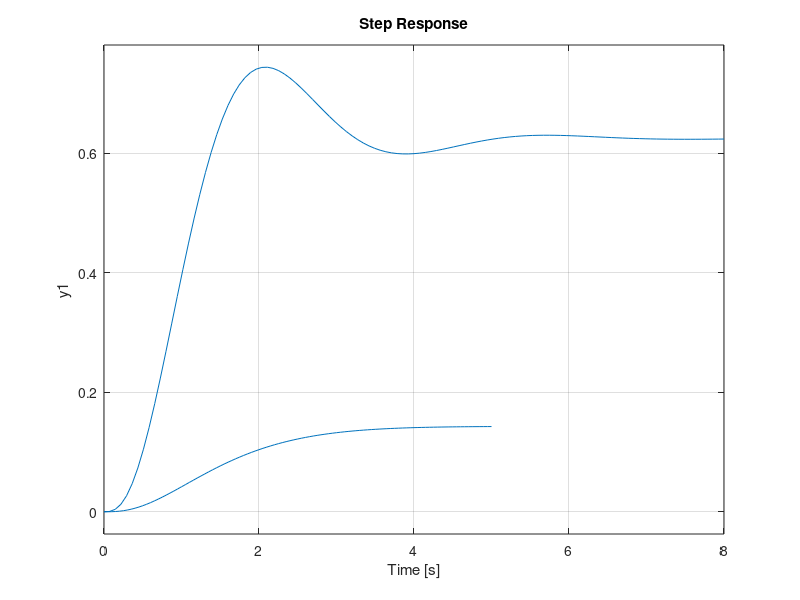
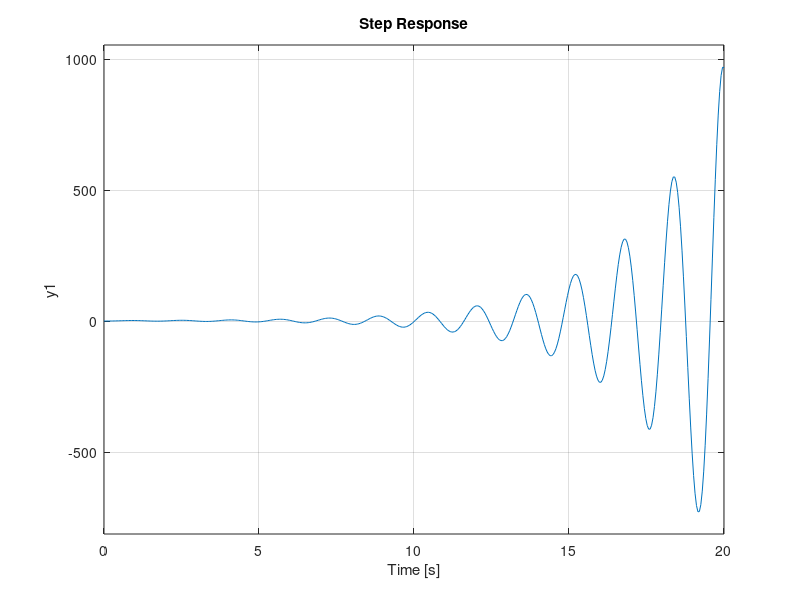

Here is the MATLAB script that generated these plots, in order:

den = poly([-1 -2 -3]);
figure(1);
g_1 = tf(1,den);
g_2 = tf(10,den);
g_3 = tf(100,den);
gcl = feedback(g_1, 1);
gcl_2 = feedback(g_2, 1);
gcl_3 = feedback(g_3, 1);
figure(1);
step(gcl);
hold on
step(gcl_2);
figure(2);
hold on
step(gcl_3);
%step(gcl,'-b');
%hold on
%step(gcl_2,'-r');
%hold on
%step(gcl_3,'-g');
grid on;

%{
figure(2);
step(1,[1 5 25]);
%damp(G_1)
grid on;
%}
%{
G_2 = tf(1,[1 -8 80]);
figure(2);
pzmap(G_2)
grid on;
G_3 = tf([1 4],[1 4 8 320]);
figure(3);
pzmap(G_3)
grid on;
G_4 = tf(1,[1 0 36]);
figure(4);
pzmap(G_4)
grid on;
%}
pause(1000);

